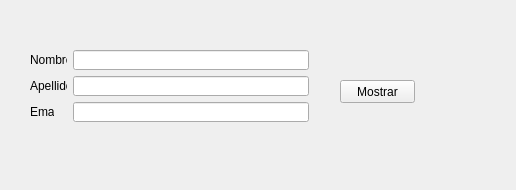
<?xml version="1.0" encoding="UTF-8"?>
<ui version="4.0">
 <class>MainWindow</class>
 <widget class="QMainWindow" name="MainWindow">
  <property name="geometry">
   <rect>
    <x>0</x>
    <y>0</y>
    <width>516</width>
    <height>190</height>
   </rect>
  </property>
  <property name="windowTitle">
   <string>MainWindow</string>
  </property>
  <widget class="QWidget" name="centralwidget">
   <widget class="QPushButton" name="btnMostrar">
    <property name="geometry">
     <rect>
      <x>340</x>
      <y>80</y>
      <width>75</width>
      <height>23</height>
     </rect>
    </property>
    <property name="text">
     <string>Mostrar</string>
    </property>
   </widget>
   <widget class="QLineEdit" name="inputEmail">
    <property name="geometry">
     <rect>
      <x>73</x>
      <y>102</y>
      <width>236</width>
      <height>20</height>
     </rect>
    </property>
   </widget>
   <widget class="QLabel" name="label_2">
    <property name="geometry">
     <rect>
      <x>30</x>
      <y>76</y>
      <width>37</width>
      <height>20</height>
     </rect>
    </property>
    <property name="text">
     <string>Apellido</string>
    </property>
   </widget>
   <widget class="QLineEdit" name="inputNombre">
    <property name="geometry">
     <rect>
      <x>73</x>
      <y>50</y>
      <width>236</width>
      <height>20</height>
     </rect>
    </property>
   </widget>
   <widget class="QLabel" name="label_3">
    <property name="geometry">
     <rect>
      <x>30</x>
      <y>102</y>
      <width>24</width>
      <height>20</height>
     </rect>
    </property>
    <property name="text">
     <string>Email</string>
    </property>
   </widget>
   <widget class="QLineEdit" name="inputApellido">
    <property name="geometry">
     <rect>
      <x>73</x>
      <y>76</y>
      <width>236</width>
      <height>20</height>
     </rect>
    </property>
   </widget>
   <widget class="QLabel" name="label_1">
    <property name="geometry">
     <rect>
      <x>30</x>
      <y>50</y>
      <width>37</width>
      <height>20</height>
     </rect>
    </property>
    <property name="text">
     <string>Nombre</string>
    </property>
   </widget>
  </widget>
 </widget>
 <resources/>
 <connections/>
</ui>
